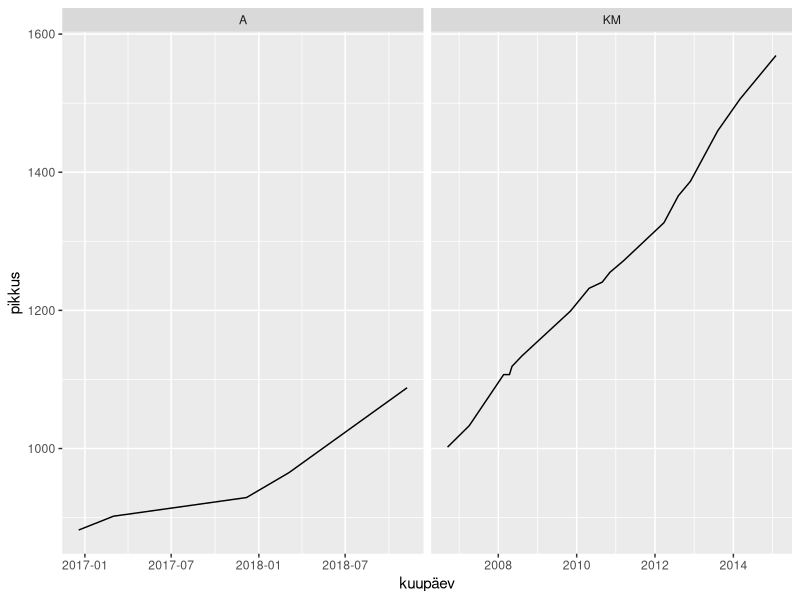
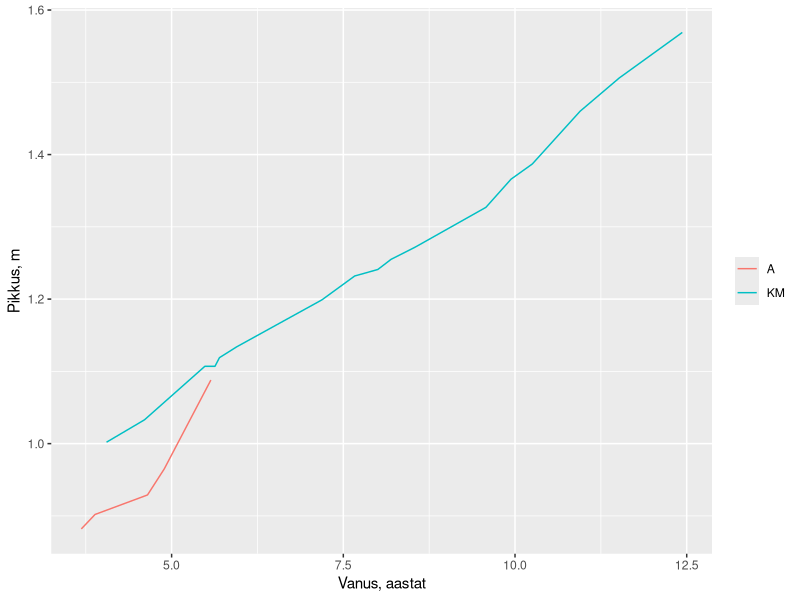
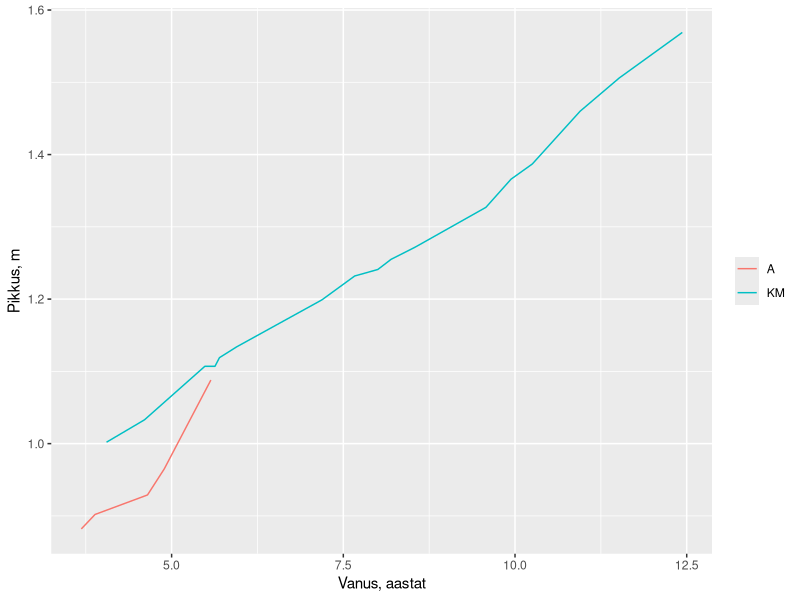

Write R code to recreate these figures, in order.
library(tidyverse)
library(here)
library(lubridate)

pikkused <- read_csv(here::here("pikkused.csv"), 
                     col_types = cols(kuupäev = col_date(format = "%d-%m-%Y")))

pikkused %>% 
  ggplot() +
  geom_line(aes(kuupäev, pikkus)) +
  facet_wrap(~laps, scales = "free_x")

pikkused <- pikkused %>% 
  mutate(vanus = case_when(
    laps == "KM" ~ interval(dmy("27-08-2002"), kuupäev) / years(1),
    laps == "A" ~ interval(dmy("13-04-2013"), kuupäev)  / dyears(1)
  ))

pikkused %>% 
  ggplot() +
  geom_line(aes(vanus, pikkus / 1000, color = laps)) +
  labs(y = "Pikkus, m", x = "Vanus, aastat") +
  theme(legend.title = element_blank())
ggsave("kasv.svg")
